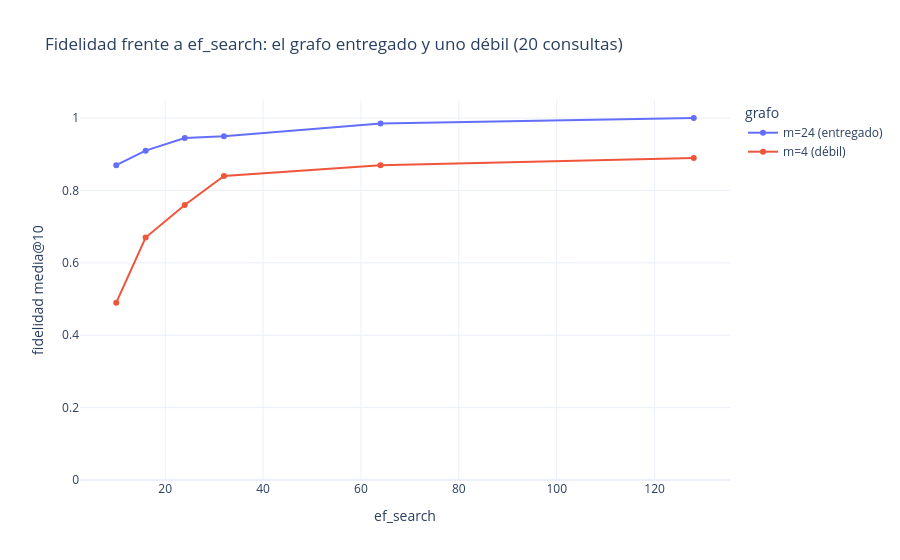

The cell this chart's notebook holds for it:
### Markdown cell above
Una fidelidad alta solo es creíble si se demuestra que la medición
**puede** detectar pérdida. El barrido de `ef_search` (`make sweep-ef` →
`.artifacts/evaluacion/barrido_ef_search.json`) mide dos grafos sobre el
mismo catálogo: la configuración entregada (m=24, `ef_construct=120`,
totalmente optimizada) y un **grafo deliberadamente débil** (m=4,
`ef_construct=16`) en una colección dedicada, donde el compromiso
fidelidad/esfuerzo emerge con claridad.

### Code cell
sweep_report = json.loads(
    (project_root / ".artifacts" / "evaluacion" / "barrido_ef_search.json").read_text()
)
frames = []
for graph_name, block in (("m=24 (entregado)", sweep_report["final_config"]),
                          ("m=4 (débil)", sweep_report["weak_graph"])):
    frame = pd.DataFrame(block["sweep"])
    frame["grafo"] = graph_name
    frames.append(frame)
sweep = pd.concat(frames)
figure = px.line(
    sweep, x="ef_search", y="mean_overlap_at_10", color="grafo",
    markers=True, labels={"mean_overlap_at_10": "fidelidad media@10"},
    title="Fidelidad frente a ef_search: el grafo entregado y uno débil (20 consultas)",
)
figure.update_yaxes(range=[0, 1.05])
figure

### Figure 1 — Plotly figure (JSON) as saved in the notebook; plotly's stock layout.template omitted (floating-point values rounded to 4 significant figures)
{"data": [{"hovertemplate": "grafo=m=24 (entregado)<br>ef_search=%{x}<br>fidelidad media@10=%{y}<extra></extra>", "legendgroup": "m=24 (entregado)", "line": {"color": "#636efa", "dash": "solid"}, "marker": {"symbol": "circle"}, "mode": "lines+markers", "name": "m=24 (entregado)", "orientation": "v", "showlegend": true, "type": "scatter", "x": [10, 16, 24, 32, 64, 128], "xaxis": "x", "y": [0.87, 0.91, 0.945, 0.95, 0.985, 1.0], "yaxis": "y"}, {"hovertemplate": "grafo=m=4 (débil)<br>ef_search=%{x}<br>fidelidad media@10=%{y}<extra></extra>", "legendgroup": "m=4 (débil)", "line": {"color": "#EF553B", "dash": "solid"}, "marker": {"symbol": "circle"}, "mode": "lines+markers", "name": "m=4 (débil)", "orientation": "v", "showlegend": true, "type": "scatter", "x": [10, 16, 24, 32, 64, 128], "xaxis": "x", "y": [0.49, 0.67, 0.76, 0.84, 0.87, 0.89], "yaxis": "y"}], "layout": {"legend": {"title": {"text": "grafo"}, "tracegroupgap": 0}, "title": {"text": "Fidelidad frente a ef_search: el grafo entregado y uno débil (20 consultas)"}, "xaxis": {"anchor": "y", "domain": [0.0, 1.0], "title": {"text": "ef_search"}}, "yaxis": {"anchor": "x", "domain": [0.0, 1.0], "range": [0, 1.05], "title": {"text": "fidelidad media@10"}}}}
